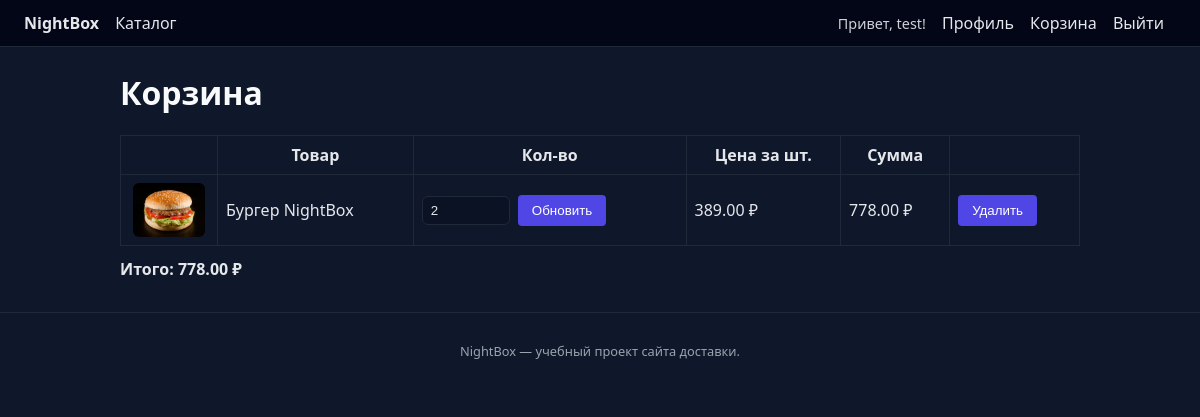
Page /cart (signed in) on the committed database.
### app.py (models this page shows, shortened)
class User(db.Model):
    __tablename__ = "users"
    id = db.Column(db.Integer, primary_key=True)
    email = db.Column(db.String(120), unique=True, nullable=False)
    name = db.Column(db.String(80), nullable=False)
    password_hash = db.Column(db.String(255), nullable=False)

class CartItem(db.Model):
    __tablename__ = "cart_items"
    id = db.Column(db.Integer, primary_key=True)
    user_id = db.Column(db.Integer, db.ForeignKey("users.id"), nullable=False)
    product_id = db.Column(db.Integer, db.ForeignKey("products.id"), nullable=False)
    quantity = db.Column(db.Integer, nullable=False, default=1)
    user = db.relationship("User", backref="cart_items")
    product = db.relationship("Product")

class Product(db.Model):
    __tablename__ = "products"
    id = db.Column(db.Integer, primary_key=True)
    name = db.Column(db.String(100), nullable=False)
    description = db.Column(db.String(255), nullable=False)
    price = db.Column(db.Float, nullable=False)

### app.py (the view)
    def wrapper(*args, **kwargs):
        if g.current_user is None:
            return redirect(url_for("login", next=request.path))
        return view_func(*args, **kwargs)

### app.py (called while the page is built)
@app.before_request
def load_current_user():
    user_id = session.get("user_id")
    if user_id is None:
        g.current_user = None
    else:
        g.current_user = User.query.get(user_id)

def login_required(view_func):
    def wrapper(*args, **kwargs):
        if g.current_user is None:
            return redirect(url_for("login", next=request.path))
        return view_func(*args, **kwargs)
    wrapper.__name__ = view_func.__name__
    return wrapper

@app.route("/cart")
@login_required
def cart():
    items = CartItem.query.filter_by(user_id=g.current_user.id).all()
    total = sum(item.product.price * item.quantity for item in items)
    return render_template("cart.html", items=items, total=total)

### templates/cart.html
{% extends "base.html" %}
{% block content %}
    <h1>Корзина</h1>
    {% if not items %}
        <p>Корзина пуста.</p>
    {% else %}
        <table class="cart-table">
            <thead>
            <tr>
                <th></th>
                <th>Товар</th>
                <th>Кол-во</th>
                <th>Цена за шт.</th>
                <th>Сумма</th>
                <th></th>
            </tr>
            </thead>
            <tbody>
            {% for item in items %}
                <tr>
                    <td class="cart-img-cell">
                        {% if "Пицца" in item.product.name %}
                            <img class="card-img cart-img-small" src="{{ url_for('static', filename='img/pizza-margherita.jpg') }}" alt="Пицца Маргарита">
                        {% elif "Бургер" in item.product.name %}
                            <img class="card-img cart-img-small" src="{{ url_for('static', filename='img/burger.jpg') }}" alt="Бургер">
                        {% elif "роллов" in item.product.name %}
                            <img class="card-img cart-img-small" src="{{ url_for('static', filename='img/rolls.jpg') }}" alt="Роллы">
                        {% elif "Лимонад" in item.product.name %}
                            <img class="card-img cart-img-small" src="{{ url_for('static', filename='img/lemonade.jpg') }}" alt="Лимонад">
                        {% endif %}
                    </td>
                    <td>{{ item.product.name }}</td>
                    <td>
                        <form method="post" action="{{ url_for('update_cart_item', item_id=item.id) }}" class="inline-form">
                            <input type="number" name="quantity" min="1" max="99" value="{{ item.quantity }}" required>
                            <button type="submit">Обновить</button>
                        </form>
                    </td>
                    <td>{{ "%.2f"|format(item.product.price) }} ₽</td>
                    <td>{{ "%.2f"|format(item.product.price * item.quantity) }} ₽</td>
                    <td>
                        <form method="post" action="{{ url_for('remove_from_cart', item_id=item.id) }}">
                            <button type="submit">Удалить</button>
                        </form>
                    </td>
                </tr>
            {% endfor %}
            </tbody>
        </table>
        <p class="cart-total">Итого: {{ "%.2f"|format(total) }} ₽</p>
    {% endif %}
{% endblock %}

### templates/base.html (shortened to what this page needs)
<!doctype html>
<html lang="ru">
<head>
    <link rel="stylesheet" href="{{ url_for('static', filename='css/style.css') }}">
</head>
<body>
<header class="navbar">
    <div class="navbar-left">
        <a href="{{ url_for('index') }}" class="logo">NightBox</a>
        <a href="{{ url_for('catalog') }}">Каталог</a>
    </div>
    <div class="navbar-right">
        {% if g.current_user %}
            <span class="navbar-user">Привет, {{ g.current_user.name }}!</span>
            <a href="{{ url_for('profile') }}">Профиль</a>
            <a href="{{ url_for('cart') }}">Корзина</a>
            <a href="{{ url_for('logout') }}">Выйти</a>
        {% else %}
            <a href="{{ url_for('login') }}">Войти</a>
            <a href="{{ url_for('register') }}">Регистрация</a>
        {% endif %}
    </div>
</header>
<main class="container">
    {% block content %}{% endblock %}
</main>
<footer class="footer">
    <p>NightBox — учебный проект сайта доставки.</p>
</footer>
</body>
</html>

### static/css/style.css (style rules this page uses)
body { margin: 0; font-family: system-ui, -apple-system, BlinkMacSystemFont, "Segoe UI", sans-serif; background: #0f172a; color: #e5e7eb; }
.navbar { display: flex; justify-content: space-between; align-items: center; padding: 12px 24px; background: #020617; border-bottom: 1px solid #1f2937; }
.navbar a { color: #e5e7eb; text-decoration: none; margin-right: 12px; }
.logo { font-weight: 700; margin-right: 16px; }
.navbar-user { margin-right: 12px; font-size: 0.9rem; opacity: 0.9; }
.container { max-width: 960px; margin: 24px auto; padding: 0 16px; }
h1, h2, h3 { color: #f9fafb; }
button { padding: 8px 14px; border-radius: 4px; border: none; background: #4f46e5; color: white; cursor: pointer; }
.cart-table { width: 100%; border-collapse: collapse; margin-top: 12px; }
.cart-table th, .cart-table td { border: 1px solid #1f2937; padding: 8px; }
.inline-form { display: flex; gap: 8px; align-items: center; }
.inline-form input[type="number"] { width: 70px; padding: 6px 8px; border-radius: 6px; border: 1px solid #1f2937; background: #0b1224; color: #e5e7eb; }
.cart-total { margin-top: 12px; font-weight: 600; }
.footer { text-align: center; padding: 16px; font-size: 0.8rem; color: #9ca3af; border-top: 1px solid #1f2937; margin-top: 32px; }
.card-img { width: 100%; border-radius: 6px; margin-bottom: 8px; object-fit: cover; max-height: 160px; }
.cart-img-small { max-width: 72px; max-height: 72px; margin: 0 auto; display: block; }
.cart-img-cell { width: 80px; }

### rows in the picture
User: current_user.name "test"
CartItem: product.name "Бургер NightBox", quantity "2"
Product: product.price "389.00", item.product.price*item.quantity "778.00"

### other values in the picture
{{ "%.2f"|format(total) }} "778.00"
